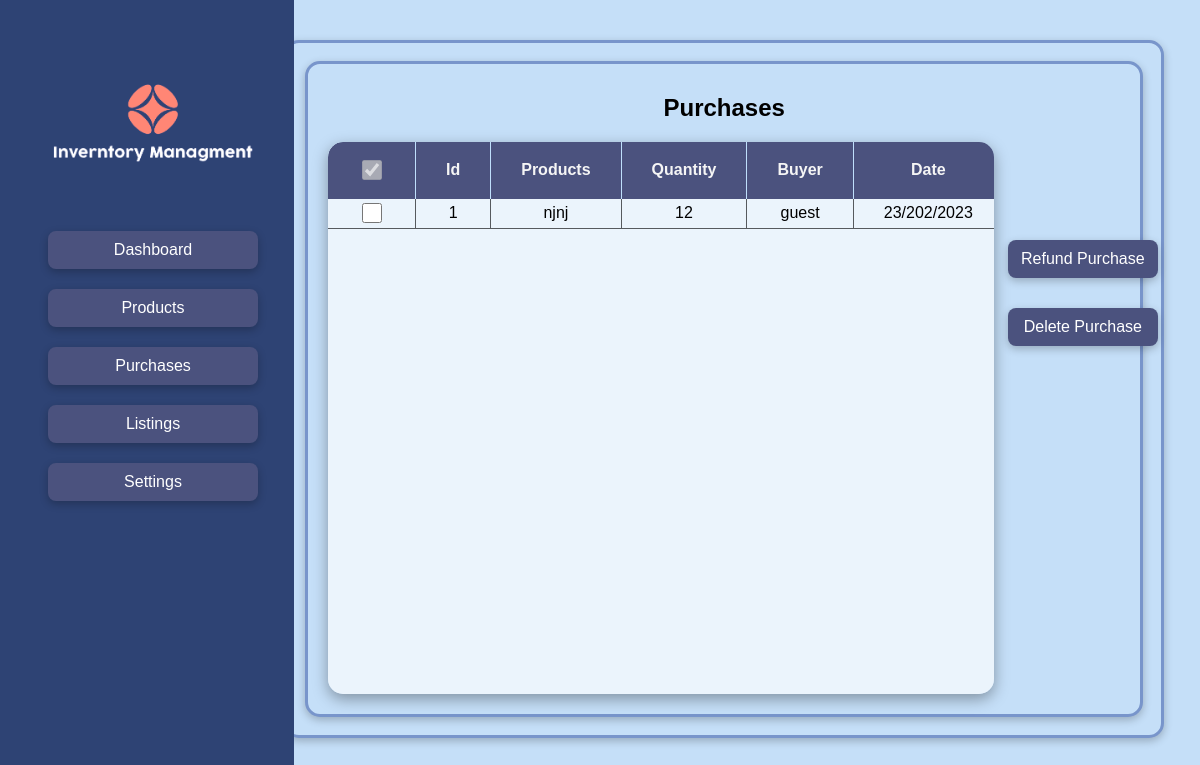
The app's page /purchases with its own data.
### tables this page shows
CREATE TABLE purchases (id INTEGER, products TEXT, quantity TEXT, buyer TEXT, date TEXT, price INTEGER);

### app.py (the view)
@app.route("/purchases")
def purchases():
    return render_template("purchases.html",data=load("purchases"))

### sql.py (called while the page is built)
def query(sql):
    with  sqlite3.connect("database.db") as conn:
        cur = conn.cursor()
        return cur.execute(sql)

def load(table_name):
        data = query(f"SELECT * FROM {table_name}")
        return [dict(zip([name[0] for name in data.description],i)) for i in data]

### templates/purchases.html (shortened to what this page needs)
{% extends "base.html" %}
{% block content %}
<h2 style="text-align: center;">Purchases</h2>
<div id="table_container">
<table class="table" style="width: 55.5vw;">
    <tr>
        <th style="border-top-left-radius: 15px;">
            <input type="checkbox" name="" id="" checked disabled>
        </th>
        <th>
            Id
        </th>
        <th>
            Products
        </th>
        <th>
            Quantity
        </th>
        <th>
            Buyer
        </th>
        <th>
            Date
        </th>
    </tr>
    {% for product in data %}
    <tr>
        <td>
            <input type="checkbox" id={{product.id}} id="">
        </td>
        <td>
            {{ product.id }}
        </td>
        <td>
            {{ product.products }}
        </td>
        <td>
            {{ product.quantity }}
        </td>
        <td>
            {{ product.buyer }}
        </td>
        <td>
            {{ product.date }}
        </td>
    </tr>
    {% endfor %}
</table>
</div>
<div id="purchases-buttons">
    <a href="" class="button">Refund Purchase</a>
    <a href="" class="button">Delete Purchase</a>
</div>
{% endblock %}

### static/style.css (style rules this page uses)
* { font-family: Arial, Helvetica, sans-serif; background-color: #C5DFF8 ; }
.button { color: white; text-decoration: none; margin-left: 4vw; background-color: #4B527E; border-radius: 8px; padding-top: 10px; padding-bottom: 10px; padding-left: 35px; padding-right: 35px; text-align: center; box-shadow: rgba(0, 0, 0, 0.24) 0px 3px 8px; }
.table { text-align: center; border-collapse:collapse; height: 69vh; overflow-y: scroll; display: block; border-radius: 15px; width: 53.5vw; background-color: #ebf4fc; box-shadow: rgba(0, 0, 0, 0.35) 0px 5px 15px; margin-left: 10px; margin-bottom: 10px; }
th { height: 55px; border-right: 1px solid #bfdffc; background-color: #4B527E; color: whitesmoke; position: sticky; top: 0 }
td { border-right: 1px solid #565a5e; border-bottom:1px solid #565a5e; ; background-color: #ebf4fc; }
input[type="checkbox"] { width: 20px; height: 20px; }
th,td { padding-right: 30px; padding-left: 30px; }
#purchases-buttons { display: flex; flex-direction: column; gap: 30px; background: none; position: absolute; left: 80vw; top: 30vh; }
#purchases-buttons .button { padding-left: 13px; padding-right: 13px; }

### records on screen
purchases: id "1", products "njnj", quantity "12", buyer "guest", date "23/202/2023"
